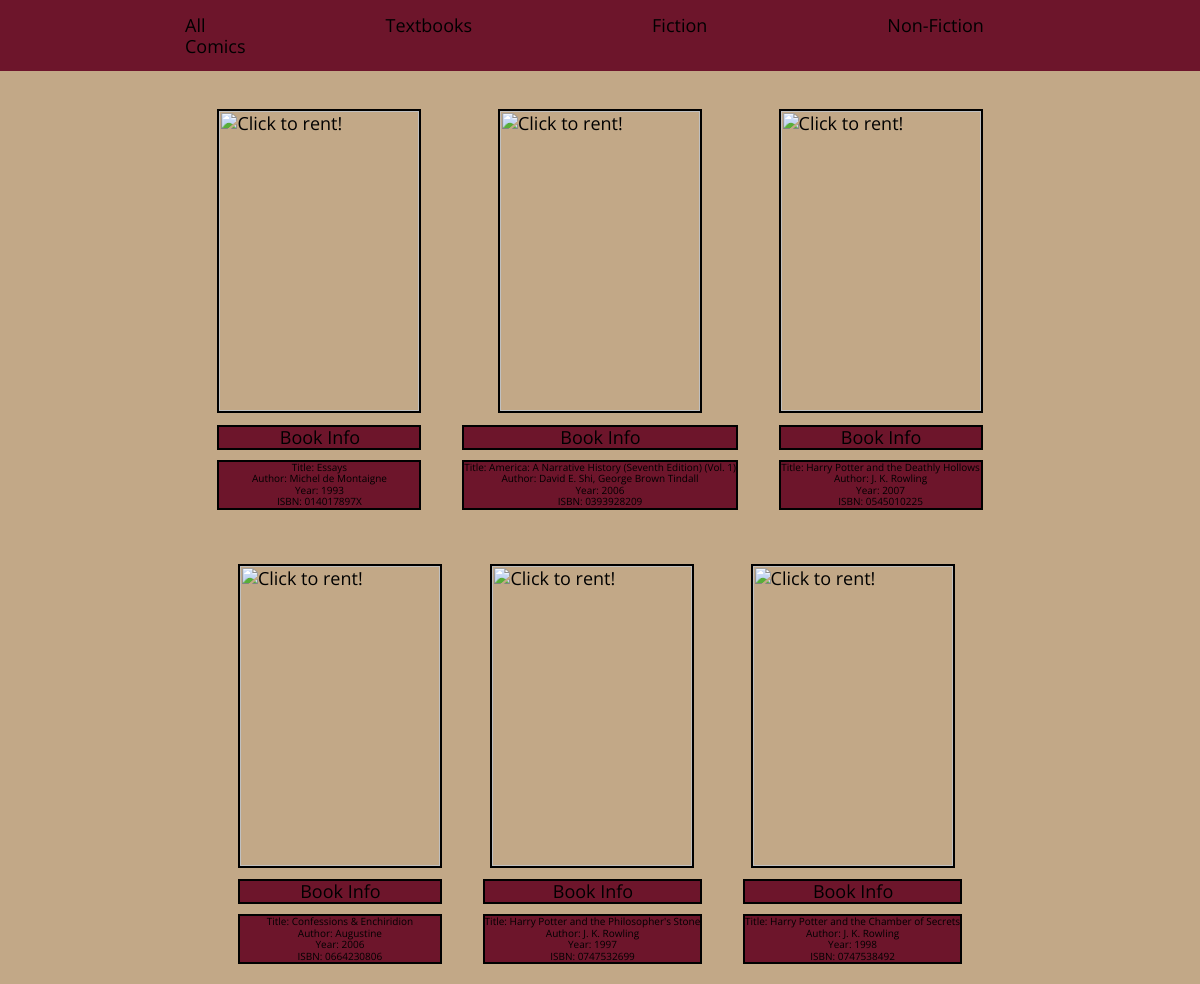
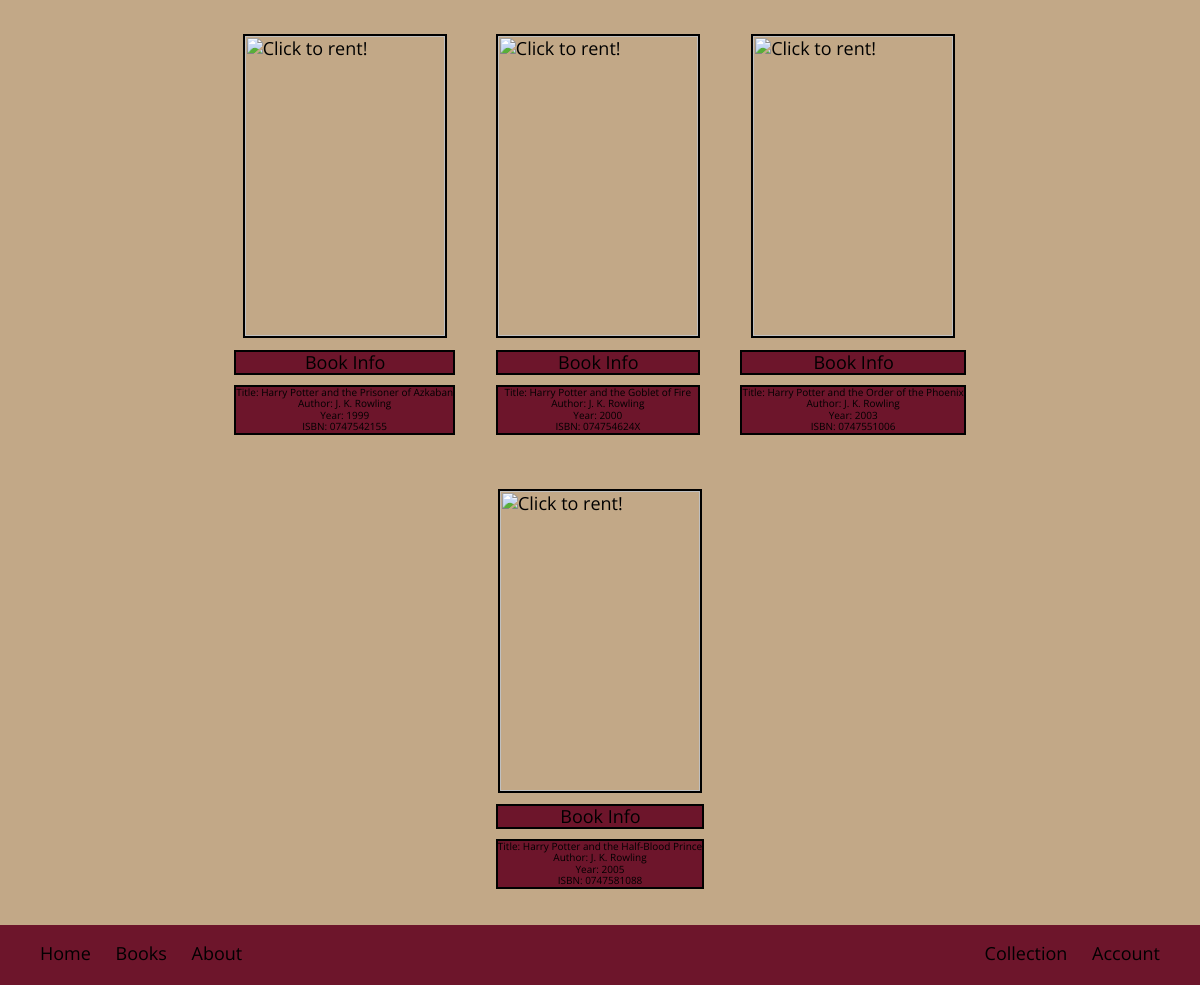
Before: /html&php/library.php (signed in) with the older database file (2 pictures, top to bottom).
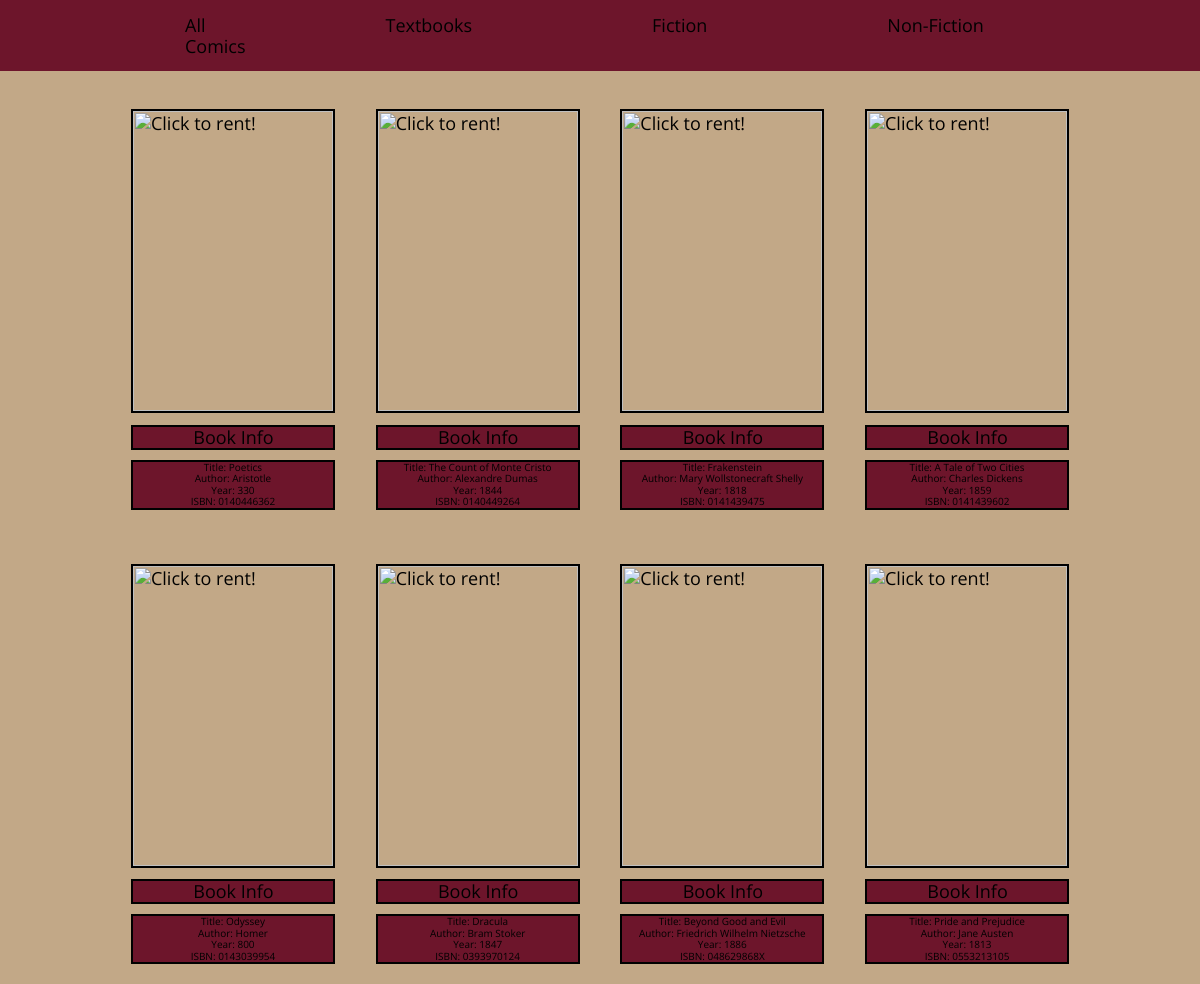
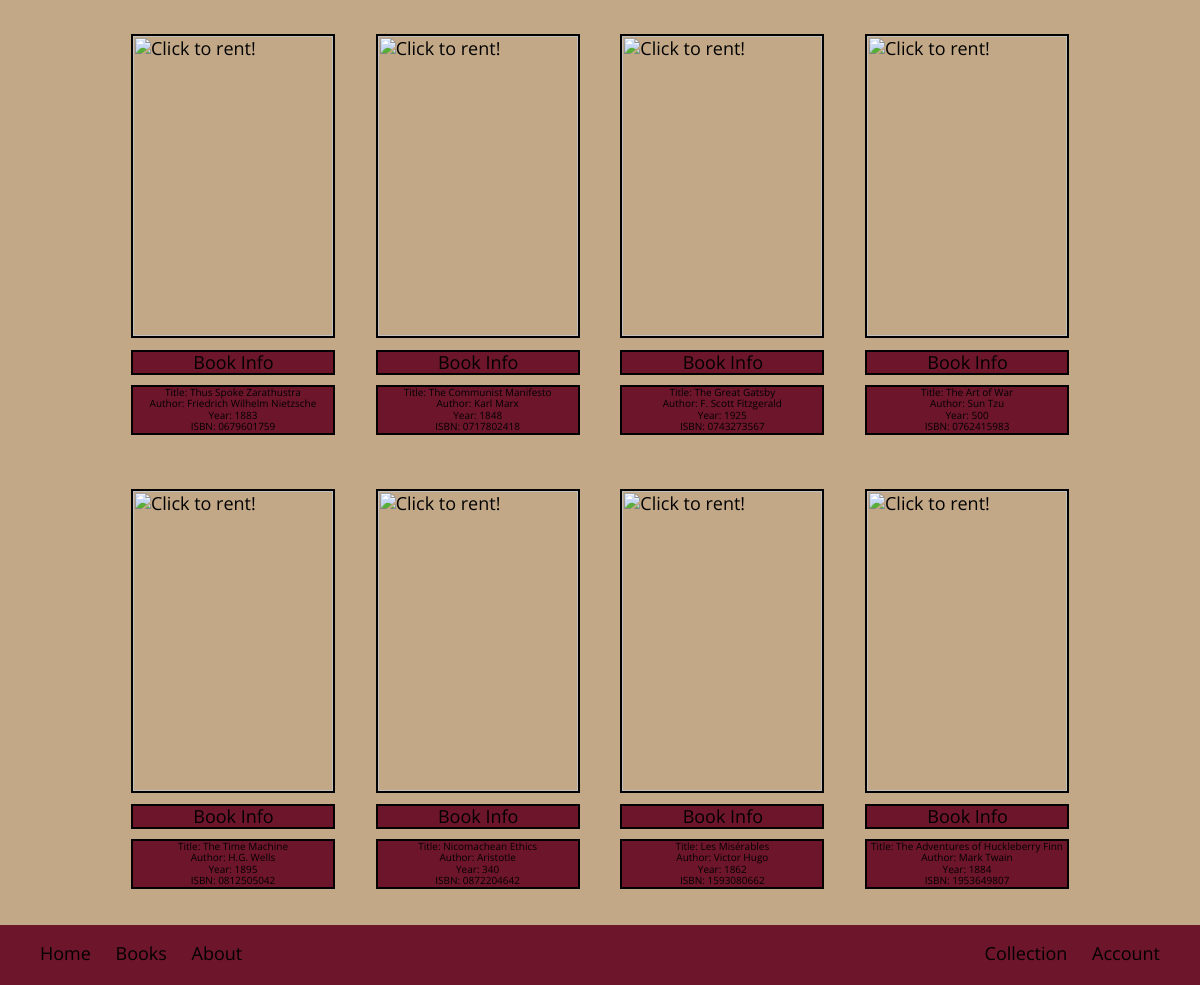
After: the same page with the newer database file (2 pictures, top to bottom).
### tables this page shows
CREATE TABLE IF NOT EXISTS Books(
    `bookISBN` VARCHAR(10),
    `bookName` VARCHAR(100),
    `bookAuthor` VARCHAR(50),
    `publisher` VARCHAR(100),
    `year` INT,
    `genreID` INT NOT NULL,
    PRIMARY KEY (`bookISBN`)
);

### php/connectToDBAdmin.php (called while the page is built, shortened)
<?php
class NovelConnection {
	private $host = "localhost";
	private $user = "root";
	private $password = "";
	private $database = "NovelReads";
	private $conn;
	function __construct() {
		$this->conn = $this->connect();
	}
	function connect() {
		$conn = mysqli_connect($this->host,$this->user,$this->password,$this->database);
		return $conn;
	}
	function runQuery($query) {
		$result = mysqli_query($this->conn,$query);
		while($row=mysqli_fetch_assoc($result)) {
			$resultset[] = $row;
		}
		if (!empty($resultset))
			return $resultset;
	}
}
?>

### html&php/library.php (the view, shortened to what this page needs)
<?php
    require "../php/connectToDBAdmin.php";
    $handler = new NovelConnection();
?>
<!DOCTYPE html>
<html lang="en">
    <head>
        <link rel="stylesheet" type="text/css" href="../css/normalize.css">
        <link rel="stylesheet" type="text/css" href="../css/library.css">
    </head>
    <div class="nav-bar">
            <ul class="nav-bar">
                <li><a class="link-space" href="./library.php">All</a></li>
                <li><a class="link-space" href="./library.php?genre=1">Textbooks</a></li>
                <li><a class="link-space" href="./library.php?genre=2">Fiction</a></li>
                <li><a class="link-space" href="./library.php?genre=3">Non-Fiction</a></li>
                <li><a class="link-space" href="./library.php?genre=4">Comics</a></li>
            </ul>
    </div>
    <div class="product-box">
        <?php
            if (!isset($_GET["genre"])) {
                $product_array = $handler->runQuery("SELECT * FROM `Books` ORDER BY 'bookISBN' ASC");
            } else {
                $product_array = $handler->runQuery("SELECT * FROM `Books` WHERE `genreID` = '$_GET[genre]' ORDER BY 'bookISBN' ASC");
            }
            if (!empty($product_array)) {
                foreach($product_array as $key=>$value) {
        ?>
                <div class="product-inner-img">
                    <form method="post" action="library.php?action=add&ISBN=<?php echo $product_array[$key]["bookISBN"]; ?>">
                        <input title="Click to rent!" class="product-img" type="image" src="https://covers.openlibrary.org/b/isbn/<?php echo $product_array[$key]["bookISBN"];?>-L.jpg"/>
                    </form>
                    <p class="info-link">
                        <span id="info">Book Info</span>
                        <p class="hidden-info">
                            Title: <?php echo $product_array[$key]["bookName"];?></br>
                            Author: <?php echo $product_array[$key]["bookAuthor"];?></br>
                            Year: <?php echo $product_array[$key]["year"];?></br>
                            ISBN: <?php echo $product_array[$key]["bookISBN"];?></br>
                        </p>
                    </p>
                </div>
            <?php
                }
            }
            ?>
    </div>
    <div class="footer">
            <p class="footer-text-left">
                <a href="./index.php" class="menu">Home</a>
                <a href="./library.php" class="menu">Books</a>
                <a href="./index.php" class="menu">About</a>
            </p>
            <p class="footer-text-right">
                <?php
                if ($_SESSION['success'] == 1) {
                ?>
                    <a href="./collection.php" class="menu">Collection</a>
                <?php
                }?>
                <a href="./accountinfo.php" class="menu">Account</a>
            </p>
    </div>
</html>

Changed rows visible on the page:
removed books: bookName "Essays", bookAuthor "Michel de Montaigne", year "1993", bookISBN "014017897X"
removed books: bookName "America: A Narrative History (Seventh Edition) (Vol. 1)", bookAuthor "David E. Shi, George Brown Tindall", year "2006", bookISBN "0393928209"
removed books: bookName "Harry Potter and the Deathly Hollows", bookAuthor "J. K. Rowling", year "2007", bookISBN "0545010225"
removed books: bookName "Confessions & Enchiridion", bookAuthor "Augustine", year "2006", bookISBN "0664230806"
removed books: bookName "Harry Potter and the Philosopher's Stone", bookAuthor "J. K. Rowling", year "1997", bookISBN "0747532699"
removed books: bookName "Harry Potter and the Chamber of Secrets", bookAuthor "J. K. Rowling", year "1998", bookISBN "0747538492"
removed books: bookName "Harry Potter and the Prisoner of Azkaban", bookAuthor "J. K. Rowling", year "1999", bookISBN "0747542155"
removed books: bookName "Harry Potter and the Goblet of Fire", bookAuthor "J. K. Rowling", year "2000", bookISBN "074754624X"
removed books: bookName "Harry Potter and the Order of the Phoenix", bookAuthor "J. K. Rowling", year "2003", bookISBN "0747551006"
removed books: bookName "Harry Potter and the Half-Blood Prince", bookAuthor "J. K. Rowling", year "2005", bookISBN "0747581088"
added books: bookName "Poetics", bookAuthor "Aristotle", year "330", bookISBN "0140446362"
added books: bookName "The Count of Monte Cristo", bookAuthor "Alexandre Dumas", year "1844", bookISBN "0140449264"
added books: bookName "Frakenstein", bookAuthor "Mary Wollstonecraft Shelly", year "1818", bookISBN "0141439475"
added books: bookName "A Tale of Two Cities", bookAuthor "Charles Dickens", year "1859", bookISBN "0141439602"
added books: bookName "Odyssey", bookAuthor "Homer", year "800", bookISBN "0143039954"
added books: bookName "Dracula", bookAuthor "Bram Stoker", year "1847", bookISBN "0393970124"
added books: bookName "Beyond Good and Evil", bookAuthor "Friedrich Wilhelm Nietzsche", year "1886", bookISBN "048629868X"
added books: bookName "Pride and Prejudice", bookAuthor "Jane Austen", year "1813", bookISBN "0553213105"
added books: bookName "Thus Spoke Zarathustra", bookAuthor "Friedrich Wilhelm Nietzsche", year "1883", bookISBN "0679601759"
added books: bookName "The Communist Manifesto", bookAuthor "Karl Marx", year "1848", bookISBN "0717802418"
added books: bookName "The Great Gatsby", bookAuthor "F. Scott Fitzgerald", year "1925", bookISBN "0743273567"
added books: bookName "The Art of War", bookAuthor "Sun Tzu", year "500", bookISBN "0762415983"
added books: bookName "The Time Machine", bookAuthor "H.G. Wells", year "1895", bookISBN "0812505042"
added books: bookName "Nicomachean Ethics", bookAuthor "Aristotle", year "340", bookISBN "0872204642"
added books: bookName "Les Misérables", bookAuthor "Victor Hugo", year "1862", bookISBN "1593080662"
added books: bookName "The Adventures of Huckleberry Finn", bookAuthor "Mark Twain", year "1884", bookISBN "1953649807"
